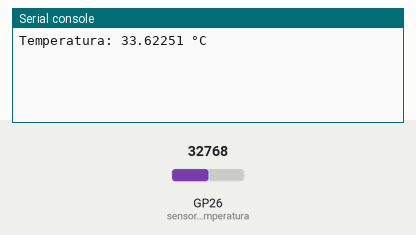
A program run on a simulated Raspberry Pi Pico running MicroPython. On the bench: the last lines printed to the serial console. Inputs (shaded band) come from the test bench; at power-on: GP26 (sensor_temperatura) = 32768 (analog values on the 0–65535 scale).

Above: at 1.2 s.
1.3 s: GP26 (sensor_temperatura) set to 45874
At 3.3 s:
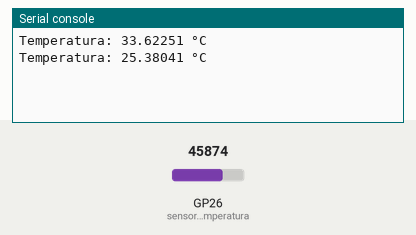
4.0 s: GP26 (sensor_temperatura) set to 57670
At 4.8 s:
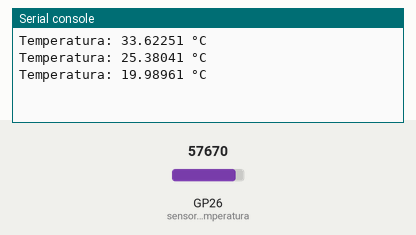
Timing chart, 0 to 7.0 s (numbered marks = the images above; inputs shaded):
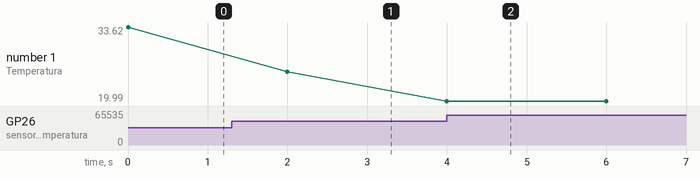

The program:

main.py
```python
# Avila Jimenez David Alfredo
# Código perfeccionado por Alvarez Espinoza y Avila Jimenez

import machine
from utime import sleep
from math import log

def main():
    sensor_temperatura = machine.ADC(26)
    c1 = 0.001129148
    c2 = 0.000234125
    c3 = 0.0000000876741
    R1 = 10000.0

    while True:
        R2 = R1 / (65535 / (float(sensor_temperatura.read_u16()) - 1))
        logR2 = log(R2)
        temperatura = (1.0 / (c1 + c2*logR2 + c3*logR2*logR2*logR2))-281.10
        print('Temperatura: ' + str(temperatura) + ' °C')
        sleep(2)

if __name__ == '__main__':
    main()
```

Measured:
- after the input at 1.3 s, the serial console: prints a new line after 0.70 s (image 1)
- after the input at 4.0 s, the serial console: prints a new line at once (image 2)
- plotted number 1: 33.62 → 25.38 after the input at 1.3 s, 25.38 → 19.99 after the input at 4.0 s
